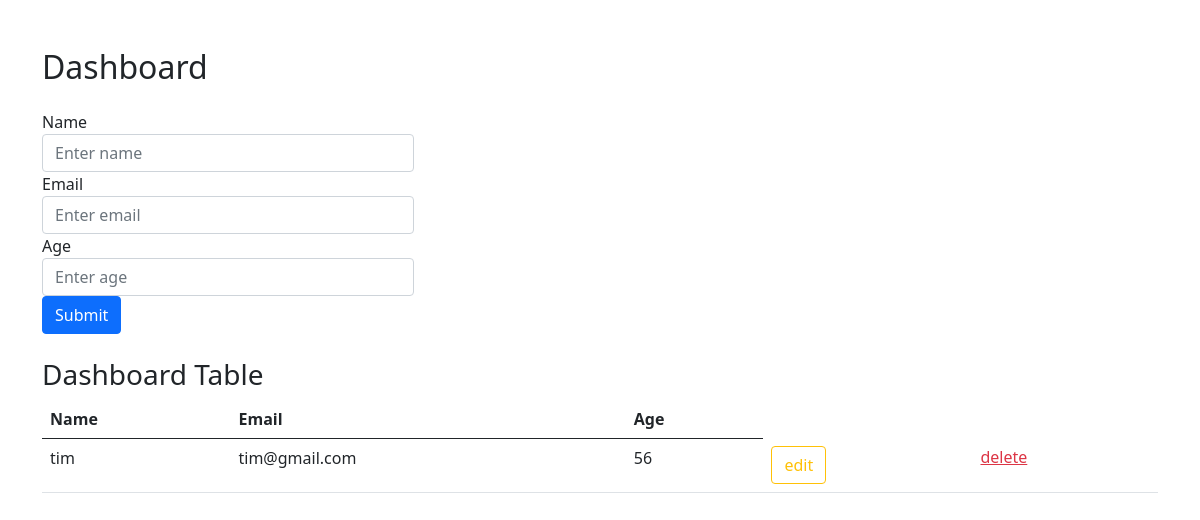
Page /dashboard/ on the earlier database version.
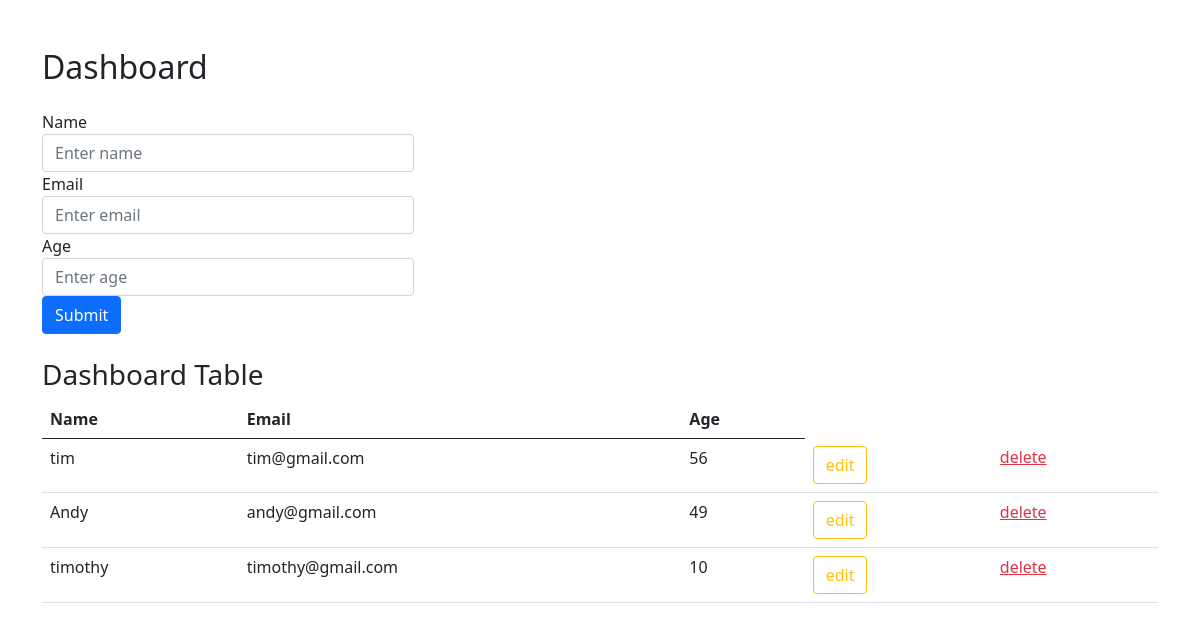
Same page on the later database version.
### members/models.py (models this page shows)
class users(models.Model):
    name = models.CharField(max_length=50)
    email = models.EmailField(unique=True)
    age = models.IntegerField(null=False, blank=False)

### members/views.py (the view)
# urls.py: path('dashboard/', views.dashboard, name='dashboard'),
def dashboard(request):
    mydata = users.objects.all()  # Retrieve all user data
    context = {'mydata': mydata}  # Pass data to the template context
    return render(request, 'dashboard.html', context)

### members/templates/dashboard.html (shortened to what this page needs)
<html lang="en">
<head>
  <link href="https://cdn.jsdelivr.net/npm/bootstrap@5.0.2/dist/css/bootstrap.min.css" rel="stylesheet">
</head>
<body>
<div class="container mt-5">
    <h2 class="mb-4">Dashboard</h2>
    <form action="/adduser" method="POST">
    <div class="form-row">
      <div class="form-group col-md-4">
        <label for="name">Name</label>
        <input type="text" class="form-control" id="name" name="name" placeholder="Enter name">
      </div>
      <div class="form-group col-md-4">
        <label for="email">Email</label>
        <input type="email" class="form-control" id="email" name="email" placeholder="Enter email">
      </div>
      <div class="form-group col-md-4">
        <label for="age">Age</label>
        <input type="number" class="form-control" id="age" name="age" placeholder="Enter age">
      </div>
    </div>
    <button type="submit" class="btn btn-primary">Submit</button>
  </form>
  <div class="mt-4">
    <h3>Dashboard Table</h3>
    <table class="table">
      <thead>
        <tr>
          <th scope="col">Name</th>
          <th scope="col">Email</th>
          <th scope="col">Age</th>
        </tr>
      </thead>
      <tbody id="dashboardTableBody">
      {% for user in mydata %}
      <tr>
          <td >{{user.name }}</td>
          <td >{{user.email }}</td>
          <td >{{user.age}}</td>
          <td>
              <a href="/edituser/{{ user.id }}/" type="button" class="btn btn-outline-warning">edit</a>
          </td>
          <td>
              <a href="/deleteuser/{{ user.id }}/" type="button" class="btn-outline-danger">delete</a>
          </td>
        </tr>
      {% endfor %}
      </tbody>
    </table>
  </div>
</div>
</body>
</html>

Differences in the rows shown:
added users: name "Andy", email "andy@gmail.com", age "49"
added users: name "timothy", email "timothy@gmail.com", age "10"
